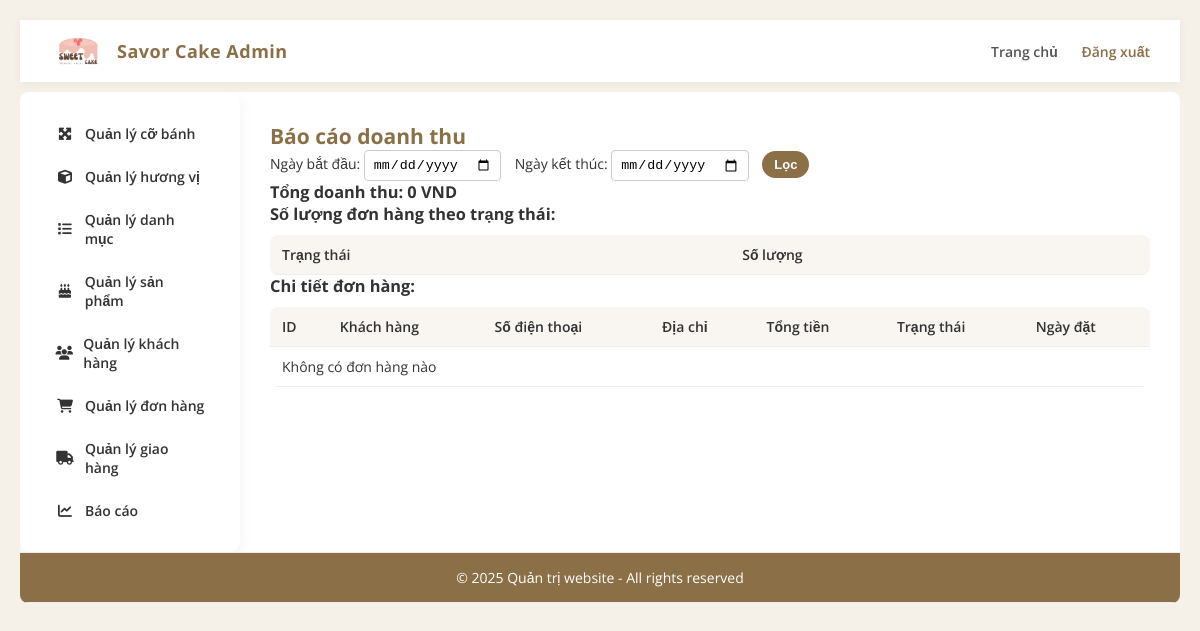
Page /admin/admin_dashboard.php?page=reports (signed in) on the earlier database version.
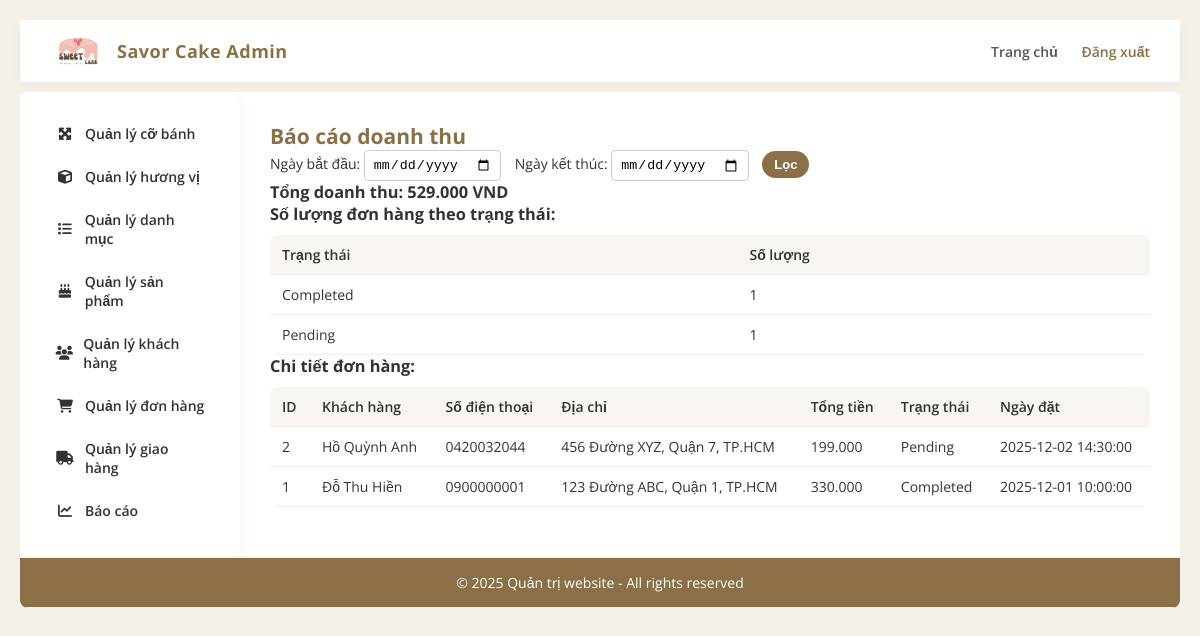
Same page on the later database version.
### tables this page shows
CREATE TABLE `orders` (
  `id` int(11) NOT NULL,
  `user_id` int(11) DEFAULT NULL,
  `full_name` varchar(255) NOT NULL,
  `phone` varchar(20) NOT NULL,
  `address` text NOT NULL,
  `note` text DEFAULT NULL,
  `total_amount` decimal(10,2) NOT NULL,
  `status` varchar(50) DEFAULT 'pending',
  `payment_method` varchar(50) NOT NULL,
  `created_at` timestamp NOT NULL DEFAULT current_timestamp()
);

### admin/manage_reports.php (the view, shortened to what this page needs)
<?php
require_once 'connect.php';
$start_date = isset($_GET['start_date']) ? $_GET['start_date'] : '';
$end_date = isset($_GET['end_date']) ? $_GET['end_date'] : '';
$where = "1=1";
$result_total = $conn->query("SELECT SUM(total_amount) as total_revenue FROM orders WHERE $where");
$total_revenue = $result_total->fetch_assoc()['total_revenue'];
$status_count = $conn->query("SELECT status, COUNT(*) as count FROM orders WHERE $where GROUP BY status");
$orders = $conn->query("SELECT * FROM orders WHERE $where ORDER BY created_at DESC");
?>
<!DOCTYPE html>
<html>
<head>
<link href="https://cdnjs.cloudflare.com/ajax/libs/font-awesome/6.5.0/css/all.min.css" rel="stylesheet">
</head>
<body>
<div style="padding:0 0 20px 0;">
    <h2 style="color:#8B6F47;">Báo cáo doanh thu</h2>
    <form method="get" class="filter-form">
        <label>Ngày bắt đầu:</label>
        <input type="date" name="start_date" value="<?php echo htmlspecialchars($start_date); ?>">
        <label>Ngày kết thúc:</label>
        <input type="date" name="end_date" value="<?php echo htmlspecialchars($end_date); ?>">
        <input type="submit" value="Lọc">
    </form>
    <h3>Tổng doanh thu: <?php echo number_format($total_revenue ?? 0, 0, ',', '.'); ?> VND</h3>
    <h3>Số lượng đơn hàng theo trạng thái:</h3>
    <table>
        <tr><th>Trạng thái</th><th>Số lượng</th></tr>
        <?php while($row = $status_count->fetch_assoc()): ?>
            <tr>
                <td><?php echo ucfirst($row['status']); ?></td>
                <td><?php echo $row['count']; ?></td>
            </tr>
        <?php endwhile; ?>
    </table>
    <h3>Chi tiết đơn hàng:</h3>
    <table>
        <tr>
            <th>ID</th>
            <th>Khách hàng</th>
            <th>Số điện thoại</th>
            <th>Địa chỉ</th>
            <th>Tổng tiền</th>
            <th>Trạng thái</th>
            <th>Ngày đặt</th>
        </tr>
        <?php if($orders && $orders->num_rows>0): ?>
            <?php while($row=$orders->fetch_assoc()): ?>
                <tr>
                    <td><?php echo $row['id']; ?></td>
                    <td><?php echo htmlspecialchars($row['full_name']); ?></td>
                    <td><?php echo htmlspecialchars($row['phone']); ?></td>
                    <td><?php echo htmlspecialchars($row['address']); ?></td>
                    <td><?php echo number_format($row['total_amount'],0,',','.'); ?></td>
                    <td><?php echo ucfirst($row['status']); ?></td>
                    <td><?php echo $row['created_at']; ?></td>
                </tr>
            <?php endwhile; ?>
        <?php else: ?>
            <tr><td colspan="7">Không có đơn hàng nào</td></tr>
        <?php endif; ?>
    </table>
</div>
</body>
</html>

Differences in the rows shown:
added orders: id "2", full_name "Hồ Quỳnh Anh", phone "0420032044", address "456 Đường XYZ, Quận 7, TP.HCM", total_amount "199.000", status "Pending", created_at "2025-12-02 14:30:00"
added orders: id "1", full_name "Đỗ Thu Hiền", phone "0900000001", address "123 Đường ABC, Quận 1, TP.HCM", total_amount "330.000", status "Completed", created_at "2025-12-01 10:00:00"
Other differences:
$total_revenue: "0" → "529.000"
new list line: "Completed 1"
new list line: "Pending 1"
text no longer shown: "Không có đơn hàng nào"
